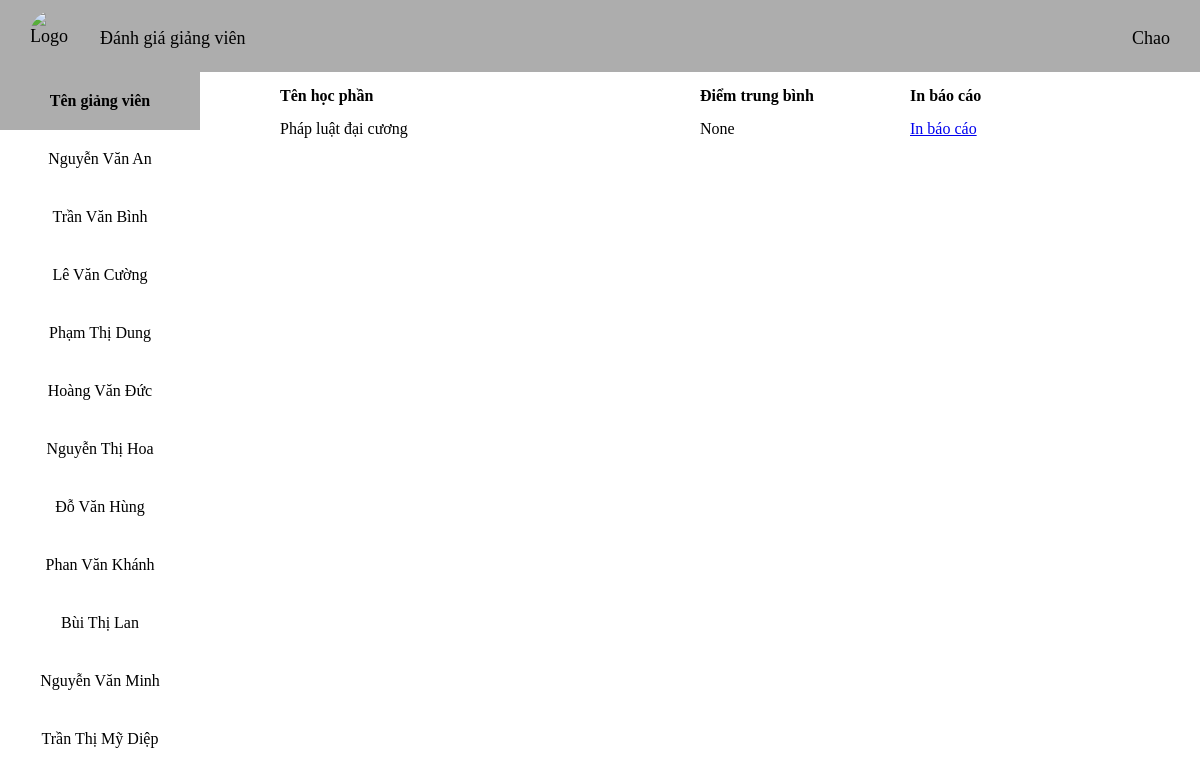
/giang_vien/giang_vien/Trần Văn Bình, run on the app's committed database.
### tables this page shows
CREATE TABLE "HocPhan" (
	"ma_hoc_phan"	TEXT,
	"ten_hoc_phan"	TEXT,
	"ma_giang_vien"	TEXT,
	"ten_giang_vien"	TEXT,
	PRIMARY KEY("ma_hoc_phan")
);

CREATE TABLE DiemTrungBinh (
    id INTEGER PRIMARY KEY AUTOINCREMENT,
    ten_giang_vien TEXT,
    ma_hoc_phan TEXT,
    diem_cau_1 REAL,
    diem_cau_2 REAL,
    diem_cau_3 REAL,
    diem_cau_4 REAL,
    diem_cau_5 REAL,
    diem_trung_binh REAL, ten_hoc_phan TEXT,
    FOREIGN KEY(ma_hoc_phan) REFERENCES HocPhan(ma_hoc_phan)
);

### Đánh giá giảng viên/giangvien1/views.py (the view)
@gv_bp.route('/giang_vien/<string:ten_giang_vien>')
def chitiet(ten_giang_vien):
       conn = sqlite3.connect(data)
       conn.row_factory = sqlite3.Row
       cur = conn.cursor()
       cur.execute("SELECT DISTINCT ten_giang_vien FROM HocPhan")
       gv1 = cur.fetchall()
       cur.execute("SELECT * FROM DiemTrungBinh WHERE ten_giang_vien = ?",(ten_giang_vien,))
       gv = cur.fetchall()
       return render_template("diem_gv.html", dataa = gv, data = gv1)

### Đánh giá giảng viên/Templates/diem_gv.html
{% extends "giang_vien1.html" %}
{% block content2 %}
<div class="row header">
    <div>Tên học phần</div>
    <div>Điểm trung bình</div>
    <div>In báo cáo</div>
</div>
{% for gv in dataa %}
<div class="row">
    <div>{{ gv[9] }}</div>
    <div>{{ gv[8] }}</div>
    <div>
        <a href="{{ url_for('gv.bao_cao', ten_giang_vien=gv[1]) }}">In báo cáo</a>
    </div>
</div>
{% endfor %}
{% endblock %}

### Đánh giá giảng viên/Templates/giang_vien1.html
{% extends "base.html" %}
{% block content %}
<div class="container">
    <div class="left">
        <p><b>Tên giảng viên</b></p>
        {% for gv in data %}
            <a href="{{ url_for('gv.chitiet', ten_giang_vien=gv[0]) }}" class="ten-giang-vien">
                {{ gv[0] }}
            </a>
        {% endfor %}
    </div>
    <div class="right">
        {% block content2 %}
        {% endblock %}
    </div>
</div>
{% endblock %}

### Đánh giá giảng viên/Static/style.css (style rules this page uses)
body { margin: 0px; }
.container { display: flex; }
.left { border: 1px; width: 200px; height: 89vh; text-align: center; overflow-y: auto; }
.left p { margin: 0; padding: 20px; top: 0px; background-color: #adadad; position: sticky; }
.left a { display: block; text-decoration: none; padding: 20px; color: black; }
.right { width:70%; margin: 0px auto; }
.row { display:grid; grid-template-columns: 2fr 1fr 1fr; align-items:center; margin:15px 0; }
.header { font-weight:bold; }

### data on the page
HocPhan: ten_giang_vien "Nguyễn Văn An"
HocPhan: ten_giang_vien "Lê Văn Cường"
HocPhan: ten_giang_vien "Phạm Thị Dung"
HocPhan: ten_giang_vien "Hoàng Văn Đức"
HocPhan: ten_giang_vien "Nguyễn Thị Hoa"
HocPhan: ten_giang_vien "Đỗ Văn Hùng"
HocPhan: ten_giang_vien "Phan Văn Khánh"
HocPhan: ten_giang_vien "Bùi Thị Lan"
HocPhan: ten_giang_vien "Nguyễn Văn Minh"
HocPhan: ten_giang_vien "Trần Thị Mỹ Diệp"
DiemTrungBinh: ten_hoc_phan "Pháp luật đại cương", gv "None"

### other printed values
{{ gv[0] }} "Trần Văn Bình"
